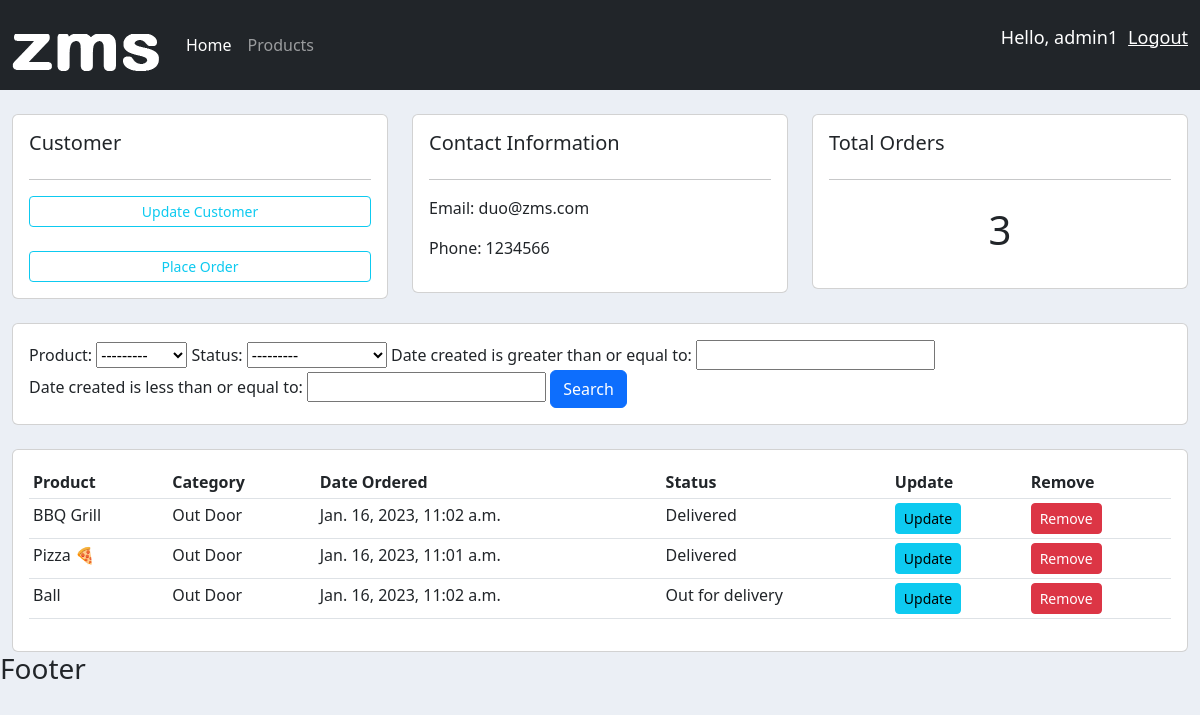
Page /customer/4/ (signed in) on the committed database.
### accounts/models.py (models this page shows, shortened)
class Customer(models.Model):
    user = models.OneToOneField(User, blank=True,  null=True, on_delete=models.CASCADE)
    name = models.CharField(max_length=200, null=True)
    phone = models.CharField(max_length=200, null=True)
    profile_pic = models.ImageField(default='logo.png', null=True, blank=True)
    email = models.CharField(max_length=200, null=True)
    date_created = models.DateTimeField(auto_now=True)

class Order(models.Model):
    STATUS = (
        ('Pending', 'Pending'),
        ('Out for delivery', 'Out for delivery'),
        ('Delivered', 'Delivered'),
    )
    customer = models.ForeignKey(Customer, null=True, on_delete=models.CASCADE)
    product = models.ForeignKey(Product, null=True, on_delete=models.CASCADE)
    status = models.CharField(max_length=200, null=True, choices=STATUS)
    date_created = models.DateTimeField(auto_now=True)

class Product(models.Model):
    CATEGORY = (
        ('Indoor', 'Indoor'),
        ('Out Door', 'Out Door'),
    )
    name = models.CharField(max_length=200, null=True)
    price = models.FloatField()
    category = models.CharField(max_length=200, null=True, choices=CATEGORY)
    description = models.TextField()
    date_created =  models.DateTimeField(auto_now=True)
    tags = models.ManyToManyField(Tag)
    def __str__(self):
        return self.name

### accounts/decorators.py (the view)
        def wrapper_func(request, *args, **kwargs):
            group = None
            if request.user.groups.exists():
                group = request.user.groups.all()[0].name
            if group in allowed_roles:
                return view_func(request, *args, **kwargs)
            else:
                return HttpResponse("You are not authorized to view")

### accounts/views.py (called while the page is built)
@login_required(login_url="login")
@allowed_users(allowed_roles=['admin'])
def customer(request, customerId):
    customer = Customer.objects.get(id=customerId)
    orders = customer.order_set.all()
    orders_count = orders.count()
    myFilter = OrderFilter(request.GET, queryset=orders)
    orders = myFilter.qs
    context =  {"customer": customer, "orders":orders, "orders_count":orders_count , "myFilter": myFilter}
    return render(request, 'accounts/customer.html', context)

### accounts/templates/accounts/customer.html
{% extends 'accounts/base.html' %}
{% block content %}
<br>
<div class="row">
    <div class="col-md">
        <div class="card card-body">
            <h5>Customer</h5>
            <hr>
            <a class="btn btn-outline-info btn-sm btn-block" href="">
                Update Customer</a><br>
            <a class="btn btn-outline-info btn-sm btn-block" href="{% url 'create_order' customer.id  %}">
                Place Order</a>
        </div>
    </div>
    <div class="col-md">
        <div class="card card-body">
            <h5>Contact Information</h5>
            <hr>
            <p>Email: {{ customer.email }}</p>
            <p>Phone: {{ customer.phone }}</p>
        </div>
    </div>
    <div class="col-md">
        <div class="card card-body">
            <h5>Total Orders</h5>
            <hr>
            <h1 style="text-align: center; padding:10px ;">{{ orders_count }}</h1>
        </div>
    </div>
</div>
<br>
<div class="row">
    <div class="col">
        <div class="card card-body">
            <form action="">
                {{ myFilter.form }}
                <button class="btn btn-primary" type="submit"> Search</button>
            </form>
        </div>
    </div>
</div>
<br>
<div class="row">
    <div class="col-md">
        <div class="card card-body">
            <table class="table table-sm">
                <tr>
                    <th>Product</th>
                    <th>Category</th>
                    <th>Date Ordered</th>
                    <th>Status</th>
                    <th>Update</th>
                    <th>Remove</th>
                </tr>
                {% for order in orders %}
                <tr>
                    <td>{{ order.product }}</td>
                    <td>{{ order.product.category }}</td>
                    <td>{{ order.date_created }}</td>
                    <td>{{ order.status }}</td>
                    <td> <a href="{% url 'update_order' order.id %}" class="btn btn-sm btn-info">Update</a></td>
                    <td> <a href="{% url 'delete_order' order.id %}" class="btn btn-sm btn-danger" >Remove</a></td>
                </tr>
                {% endfor %}
            </table>
        </div>
    </div>
</div>
{% endblock %}

### accounts/templates/accounts/navbar.html (shortened to what this page needs)
{% load static %}
<nav class="navbar navbar-expand-lg navbar-dark bg-dark -3">
    <div class="container-fluid">
      <img src="{% static 'images/logo.png' %}" alt="logo">
      <div class="collapse navbar-collapse p-3" id="navbarNav">
        <ul class="navbar-nav">
          {% if request.user.is_staff %}
          <li class="nav-item">
            <a class="nav-link active" aria-current="page" href="{% url 'home' %}">Home</a>
          </li>
          <li class="nav-item">
            <a class="nav-link" href="{% url 'products' %}">Products</a>
          </li>
          {% else %}
          <li class="nav-item">
            <a class="nav-link" href="{% url 'account' %}">Settings</a>
          </li>
          {% endif %}
        </ul>
      </div>
          <p class="user_info" > Hello, {{  request.user }} </p>
          <p> <a class="user_info"  href="{% url 'logout' %}">Logout </a> </p>
    </div>
  </nav>

### accounts/static/css/main.css (style rules this page uses)
body { background-color: #ebeff5; }

### accounts/templates/accounts/navbar.html (style rules this page uses)
.user_info { color:white; font-size:18px; margin-left: 10px; text-decoratio: none; }

### rows in the picture
Customer: email "duo@zms.com", phone "1234566"
Order: product "BBQ Grill", product.category "Out Door", date_created "Jan. 16, 2023, 11:02 a.m.", status "Delivered"
Order: product "Pizza 🍕", product.category "Out Door", date_created "Jan. 16, 2023, 11:01 a.m.", status "Delivered"
Order: product "Ball", product.category "Out Door", date_created "Jan. 16, 2023, 11:02 a.m.", status "Out for delivery"

### other values in the picture
{{ request.user }} "admin1"
{{ orders_count }} "3"
